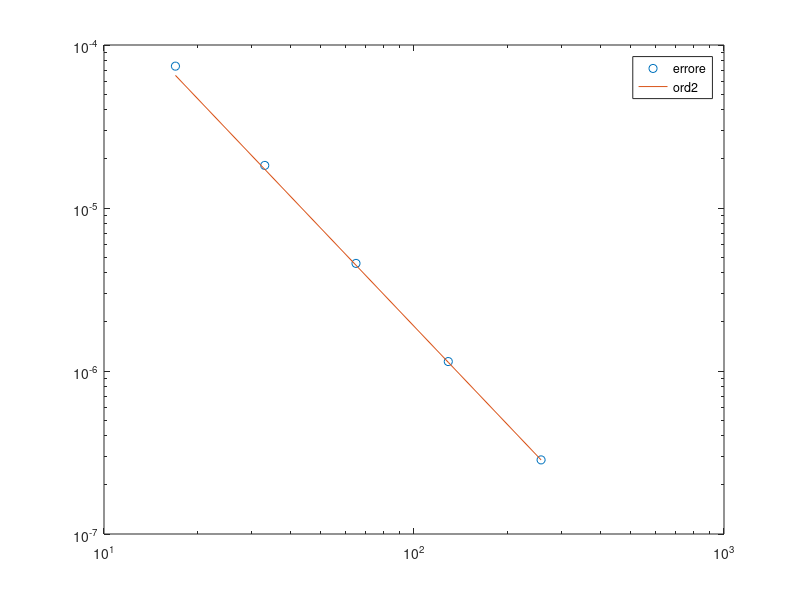

Write the MATLAB code that produced this figure.
clear all
close all

mrif=2^12+1;
m=mrif;
h=1/(m-1);
x=linspace(1,2,m)';
D2 = toeplitz(sparse([1,2],[1,1],[-2,1]/(h^2),m,1));

F=@(u) [u(1)-2;(D2*u-2*u.^3+6*u+2*x.^3)(2:m-1);u(m)-2.5];
J=@(u) [[1,zeros(1,m-1)];(D2-6*diag(u.^2)+6*speye(m))(2:m-1,1:m);[zeros(1,m-1),1]];

u0=linspace(2,2.5,m)';
res=-J(u0)\F(u0);
tol=h^2;
while(norm(res,inf)>tol)
  u0+=res;
  res=-J(u0)\F(u0);
end
u0+=res;

Urif=u0;
count=0;
mrange=2.^(4:8)+1;

for m=mrange
  count++;
  h=1/(m-1);
  x=linspace(1,2,m)';
  D2 = toeplitz(sparse([1,2],[1,1],[-2,1]/(h^2),m,1));
  
  F=@(u) [u(1)-2;(D2*u-2*u.^3+6*u+2*x.^3)(2:m-1);u(m)-2.5];
  J=@(u) [[1,zeros(1,m-1)];(D2-6*diag(u.^2)+6*speye(m))(2:m-1,1:m);[zeros(1,m-1),1]];

  u0=linspace(2,2.5,m)';
  res=-J(u0)\F(u0);
  tol=h^2;
  while(norm(res,inf)>tol)
    u0+=res;
    res=-J(u0)\F(u0);
  end
  u0+=res;

  err(count)=norm(u0-Urif(1:(mrif-1)/(m-1):mrif),inf);
  
endfor

loglog(mrange,err,'o',mrange,mrange.^-2*(err(end)/mrange(end)^-2))
legend('errore','ord2')
